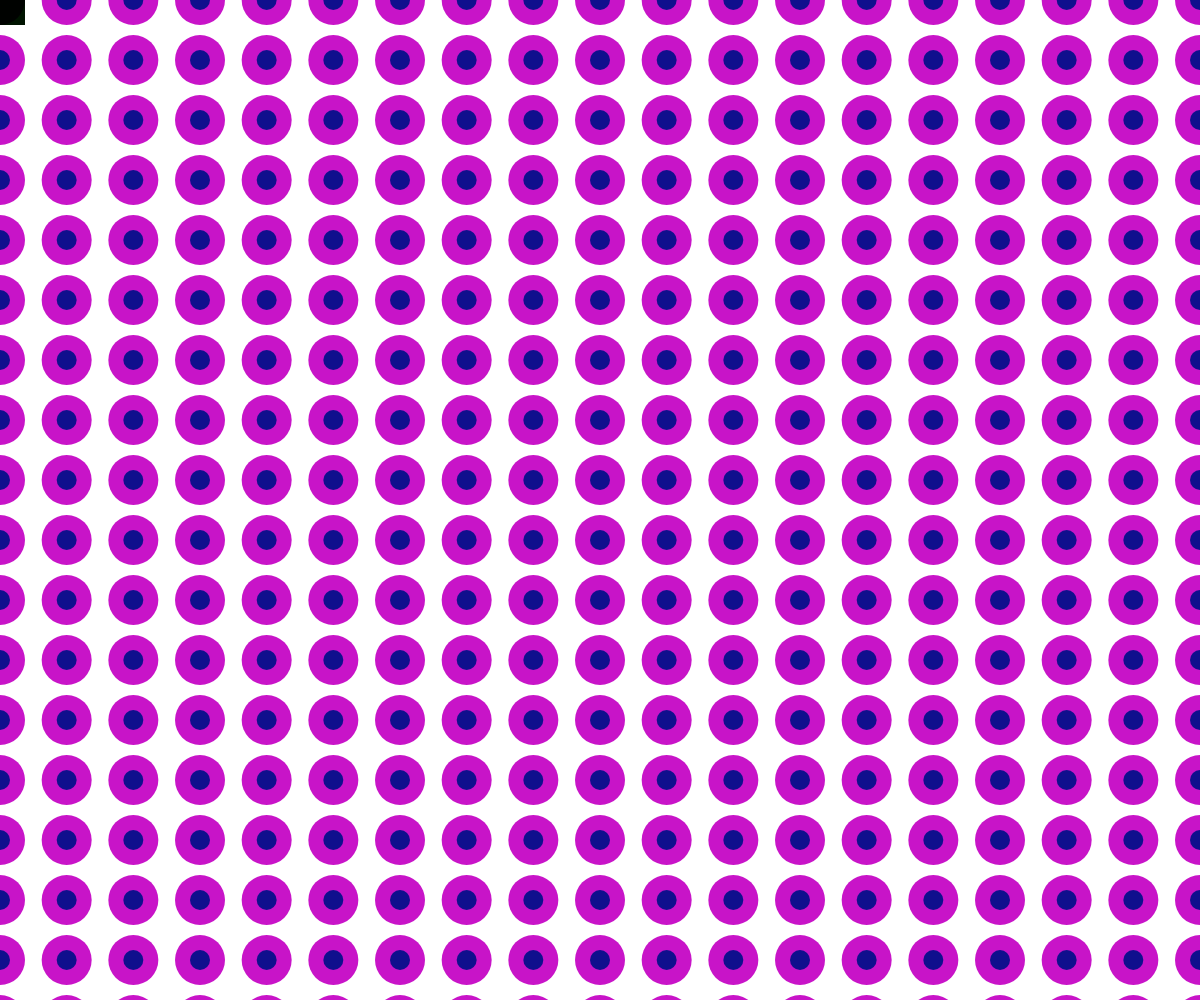
Frame 1 (no input)
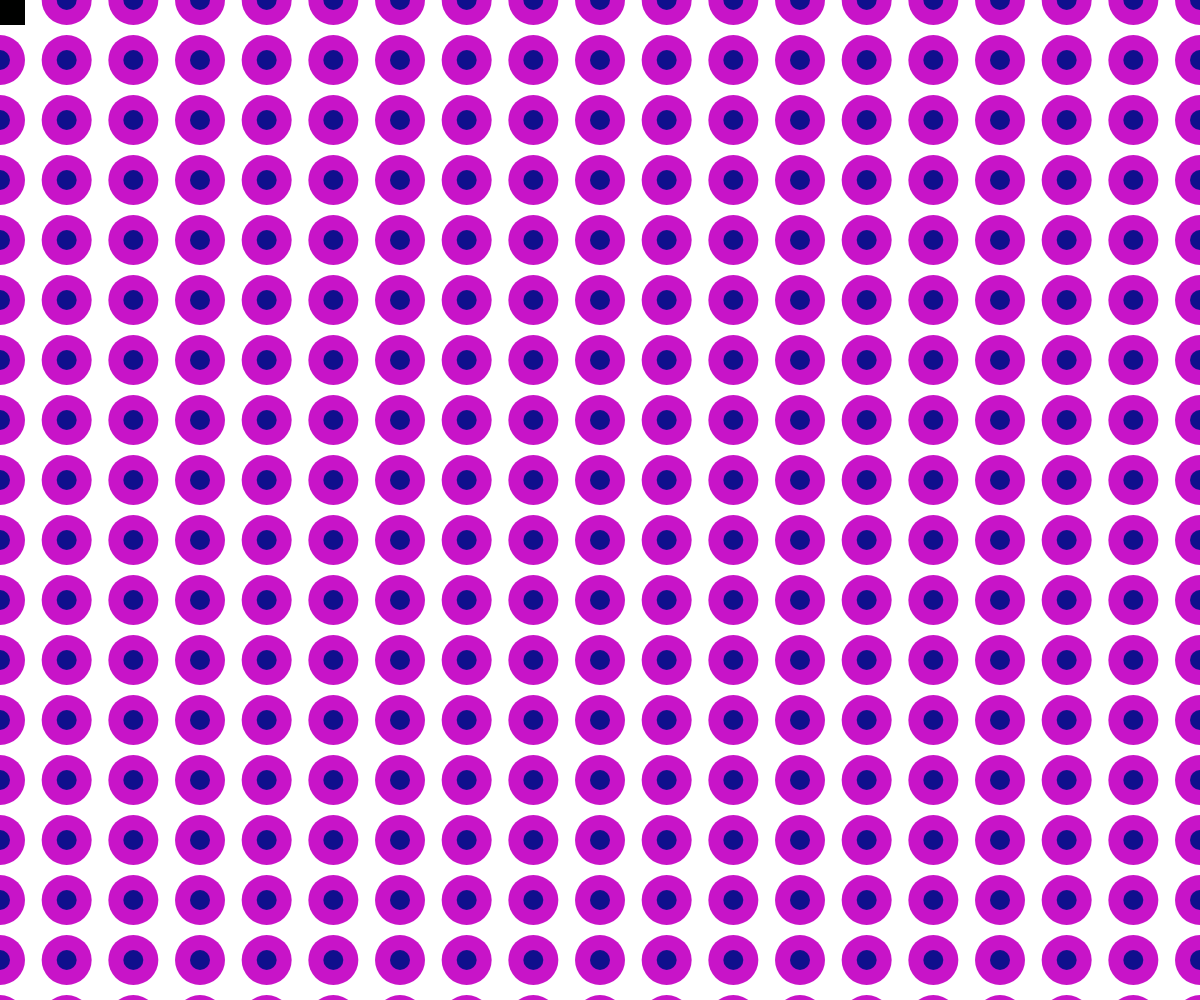
Frame 60 (no input)
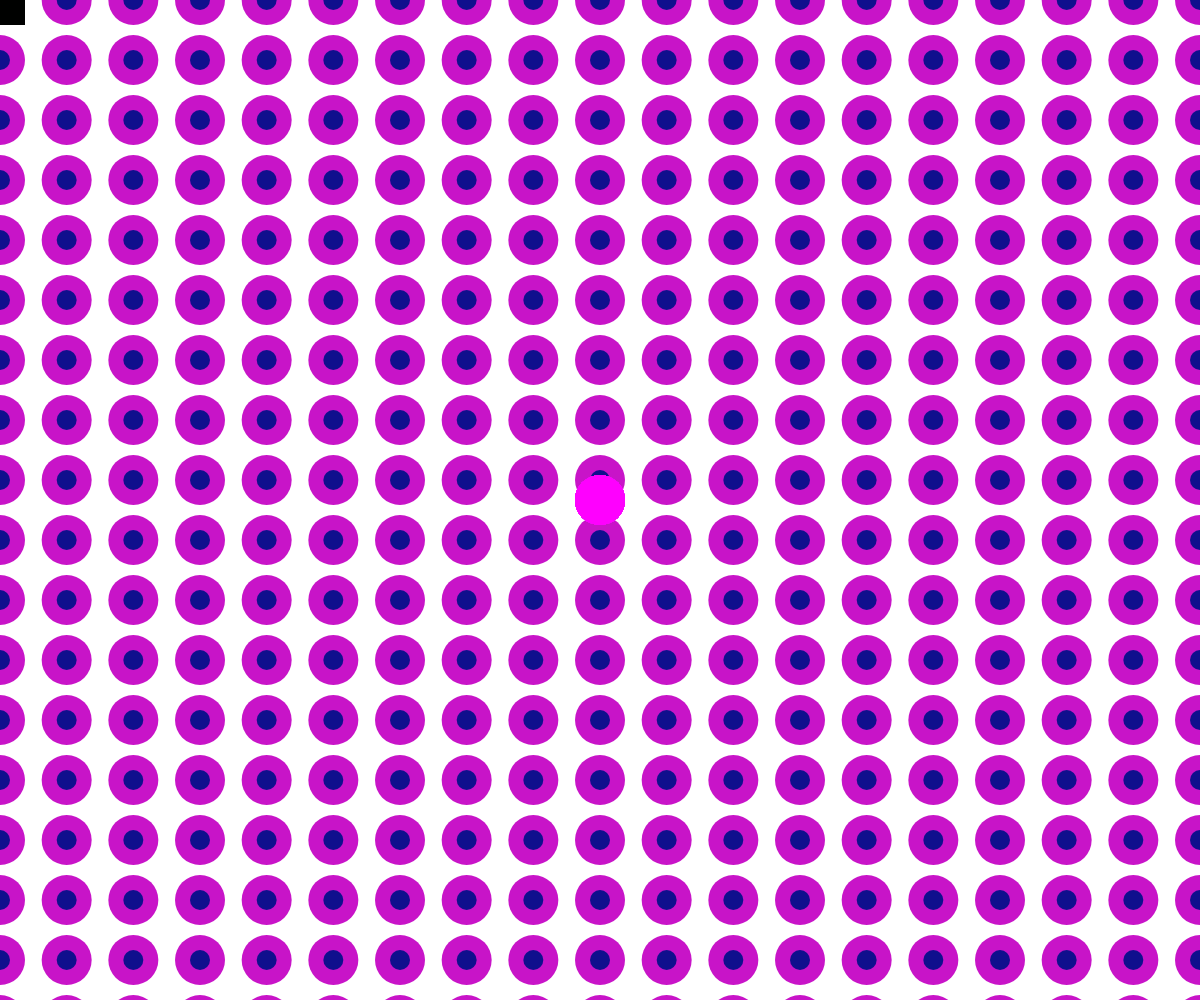
Frame 120 (the mouse pressed at the canvas centre since frame 60)

The p5.js sketch that drew these frames (run headless with seeded random() and noise() and a simulated clock; from frame 60 on, the mouse is pressed at the canvas centre):

// p5.js sketch
// ── sketch.js
//Not going to lie I wasn't really sure what I was planing on this one.

var ellipsex;

function setup() {
  createCanvas(window.innerWidth, window.innerHeight);
  noStroke();
  ellipsex = windowWidth / 18;
  ellipseMode(CENTER);
  rectMode(CENTER);
  let from = color(200, 20, 200);
  let to = color(20, 180, 180);
  blendMode(MULTIPLY);
  for (var i = 0; i < 40; i++) {
    for (var y = 0; y < 40; y++) {
      fill(from);
      ellipse(ellipsex * [i], 60 * [y], 50, 50);
      fill(to);
      ellipse(ellipsex * [i], 60 * [y], 20, 20);
    }
  }
}

function draw() {
  fill(mouseX/3, 20, mouseY/2);
  if (mouseIsPressed) {
    blendMode(OVERLAY);
    ellipse(mouseX, mouseY, 50);
    print(mouseX*2);
    print(mouseY/2);
  } else {
    blendMode(MULTIPLY);
    rect(mouseX,mouseY,50,50);
  }
}
